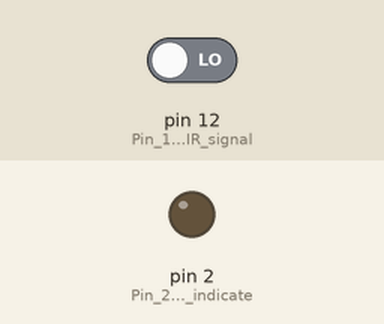
The sketch below on a simulated Arduino Uno, built with avr-gcc and run on an emulated ATmega328P. Parts: output pins drawn as LEDs (lit = HIGH). Dashed ring = blinking. The inputs (shaded band) are chosen by the test bench; at power-on: pin 12 (Pin_12_to_get_PIR_signal) LOW.

Above: at 1.2 s.
1.3 s: pin 12 (Pin_12_to_get_PIR_signal) driven HIGH
At 1.55 s:
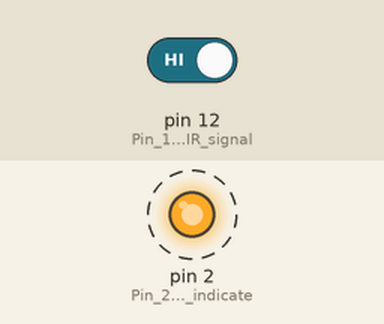
4.3 s: pin 12 (Pin_12_to_get_PIR_signal) driven LOW
At 4.3 s:
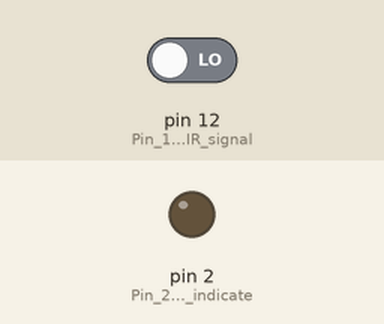
Timing chart, 0 to 7.3 s (numbered marks = the images above; inputs shaded):
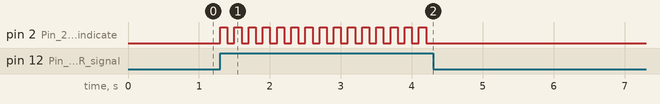

Measured:
- after the input at 1.3 s, pin 2 (Pin_2_for_LED_to_indicate): alternates HIGH for 0.10 s and LOW for 0.10 s, starting at once
- after the input at 4.3 s, pin 2 (Pin_2_for_LED_to_indicate): stops changing and stays LOW

The sketch:

code.ino
```cpp
// Simulation: https://www.tinkercad.com/things/jIRsabW0dew-exercise-06

void setup() {
  pinMode(12, INPUT); // Pin 12 to get PIR signal
  pinMode(2, OUTPUT); // Pin 2 for LED to indicate PIR reading
}

void loop() {
  if (digitalRead(12) == HIGH) { // If motion is detected
    digitalWrite(2, HIGH); // Blink the LED once
    delay(100);
    digitalWrite(2, LOW);
    delay(100);
  }
}
```
